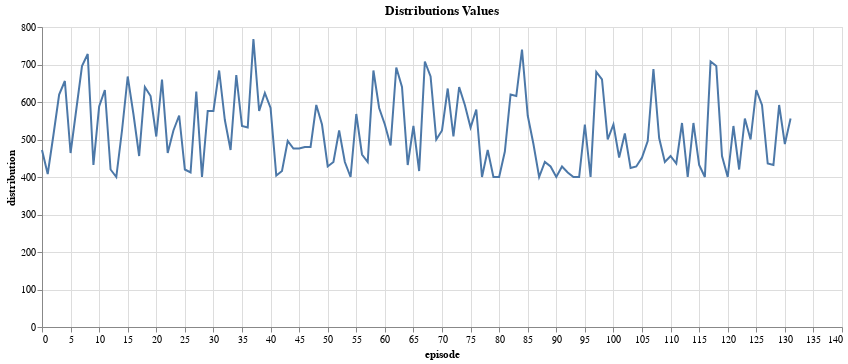

The code cell stored with this chart in its notebook:
### Code cell
rewards_distributions_df = pd.DataFrame(train_values['distributions'], columns=['distribution']).reset_index()
rewards_distributions_df.rename(columns={'index': 'episode'}, inplace=True)
# rewards_distributions_df['episode'] = rewards_distributions_df['step'] // num_of_logtypes
# rewards_distributions_df = rewards_distributions_df.groupby('episode').sum().reset_index()
# rewards_distributions_df['episode'] = rewards_distributions_df['episode'] + 1
alt.Chart(rewards_distributions_df).mark_line().encode(
    x='episode',
    y='distribution',
    
).properties(
    title='Distributions Values',
    width=800,
)

### Figure 1 — Vega-Lite specification as saved in the notebook (floating-point values rounded to 4 significant figures; data arrays with more than 128 entries replaced by an {"elided": "..."} marker saying what was removed)
{"config": {"view": {"continuousWidth": 300, "continuousHeight": 300}}, "data": {"name": "data-a7bcd0e1ef22510c271f2373b221fa9a"}, "mark": {"type": "line"}, "encoding": {"x": {"field": "episode", "type": "quantitative"}, "y": {"field": "distribution", "type": "quantitative"}}, "title": "Distributions Values", "width": 800, "$schema": "https://vega.github.io/schema/vega-lite/v5.8.0.json", "datasets": {"data-a7bcd0e1ef22510c271f2373b221fa9a": {"elided": "132 records"}}}
